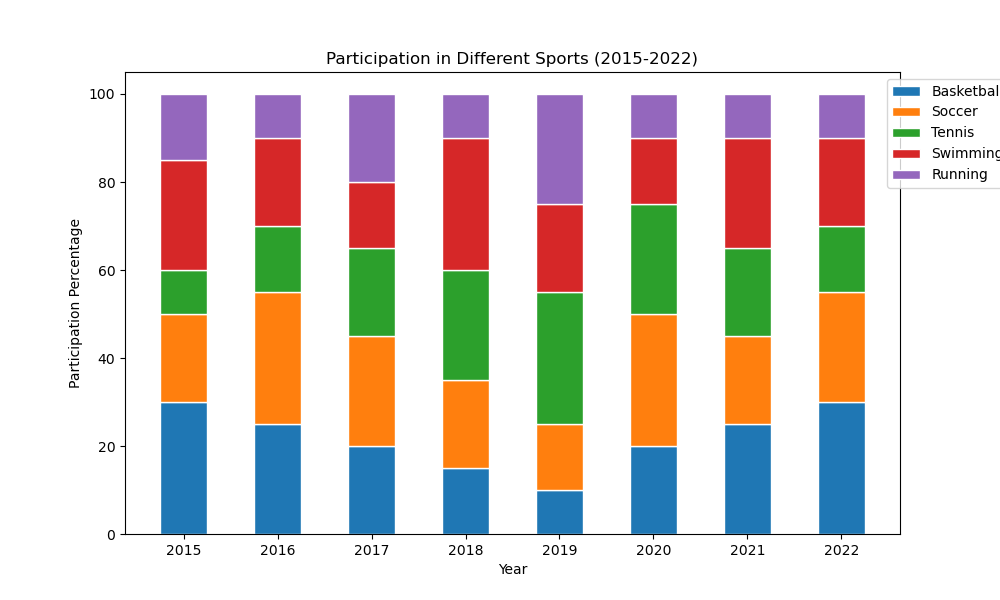

Generate this figure with Python:

import matplotlib.pyplot as plt
import numpy as np

# Data
years = ['2015', '2016', '2017', '2018', '2019', '2020', '2021', '2022']
basketball = [30, 25, 20, 15, 10, 20, 25, 30]
soccer = [20, 30, 25, 20, 15, 30, 20, 25]
tennis = [10, 15, 20, 25, 30, 25, 20, 15]
swimming = [25, 20, 15, 30, 20, 15, 25, 20]
running = [15, 10, 20, 10, 25, 10, 10, 10]

# Normalize data to 100%
data = np.array([basketball, soccer, tennis, swimming, running])
data = data / data.sum(axis=0) * 100

# Plotting
fig, ax = plt.subplots(figsize=(10, 6))
bar_width = 0.5
index = np.arange(len(years))

p1 = ax.bar(index, data[0], bar_width, color='#1f77b4', edgecolor='white', label='Basketball')
p2 = ax.bar(index, data[1], bar_width, bottom=data[0], color='#ff7f0e', edgecolor='white', label='Soccer')
p3 = ax.bar(index, data[2], bar_width, bottom=data[0] + data[1], color='#2ca02c', edgecolor='white', label='Tennis')
p4 = ax.bar(index, data[3], bar_width, bottom=data[0] + data[1] + data[2], color='#d62728', edgecolor='white', label='Swimming')
p5 = ax.bar(index, data[4], bar_width, bottom=data[0] + data[1] + data[2] + data[3], color='#9467bd', edgecolor='white', label='Running')

ax.set_xlabel('Year')
ax.set_ylabel('Participation Percentage')
ax.set_title('Participation in Different Sports (2015-2022)')
ax.set_xticks(index)
ax.set_xticklabels(years)
ax.legend(loc='upper right', bbox_to_anchor=(1.15, 1))

plt.show()
